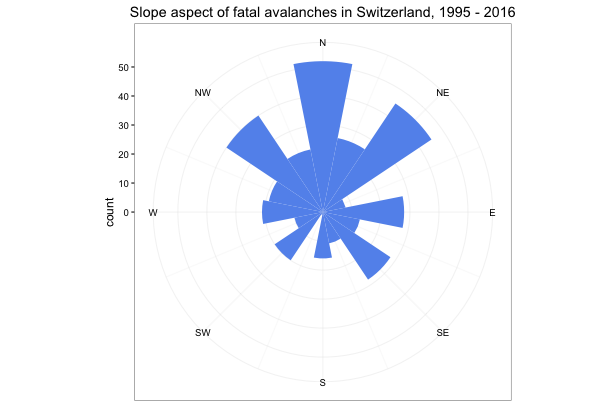

This figure's R source:
# rose diagram of avalanche aspect
library(ggplot2)
rose <- ggplot(mapping = aes(x = df$deg)) +
  stat_bin(breaks = (0:16 - 0.5)/16 * 360, fill ="cornflowerblue") +
  scale_x_continuous(
    breaks = 0:7/8*360, 
    labels = c("N", "NE", "E", "SE", "S", "SW", "W", "NW")
  ) +
  coord_polar(start=-pi/16)+
  ggtitle("Slope aspect of fatal avalanches in Switzerland, 1995 - 2016")+
  theme_bw()+
  theme(
    axis.title.x = element_blank()
    )
